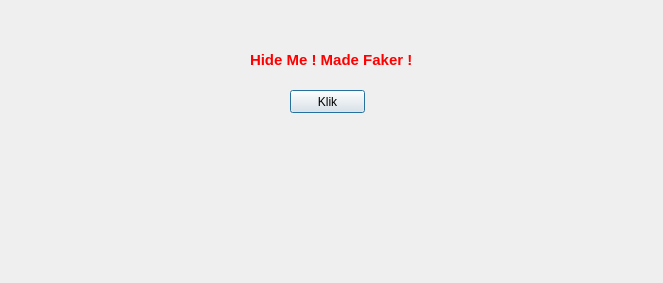
<?xml version="1.0" encoding="UTF-8"?>
<ui version="4.0">
 <class>Dialog</class>
 <widget class="QDialog" name="Dialog">
  <property name="geometry">
   <rect>
    <x>0</x>
    <y>0</y>
    <width>663</width>
    <height>283</height>
   </rect>
  </property>
  <property name="windowTitle">
   <string>Dialog</string>
  </property>
  <widget class="QLabel" name="label">
   <property name="geometry">
    <rect>
     <x>250</x>
     <y>40</y>
     <width>181</width>
     <height>41</height>
    </rect>
   </property>
   <property name="text">
    <string>&lt;html&gt;&lt;head/&gt;&lt;body&gt;&lt;p&gt;&lt;span style=&quot; font-size:11pt; font-weight:600; color:#ff0000;&quot;&gt;Hide Me ! Made Faker !&lt;/span&gt;&lt;/p&gt;&lt;/body&gt;&lt;/html&gt;</string>
   </property>
  </widget>
  <widget class="QPushButton" name="pushButton">
   <property name="geometry">
    <rect>
     <x>290</x>
     <y>90</y>
     <width>75</width>
     <height>23</height>
    </rect>
   </property>
   <property name="text">
    <string>Klik</string>
   </property>
  </widget>
 </widget>
 <resources/>
 <connections>
  <connection>
   <sender>pushButton</sender>
   <signal>clicked()</signal>
   <receiver>label</receiver>
   <slot>clear()</slot>
   <hints>
    <hint type="sourcelabel">
     <x>296</x>
     <y>97</y>
    </hint>
    <hint type="destinationlabel">
     <x>300</x>
     <y>69</y>
    </hint>
   </hints>
  </connection>
 </connections>
</ui>
